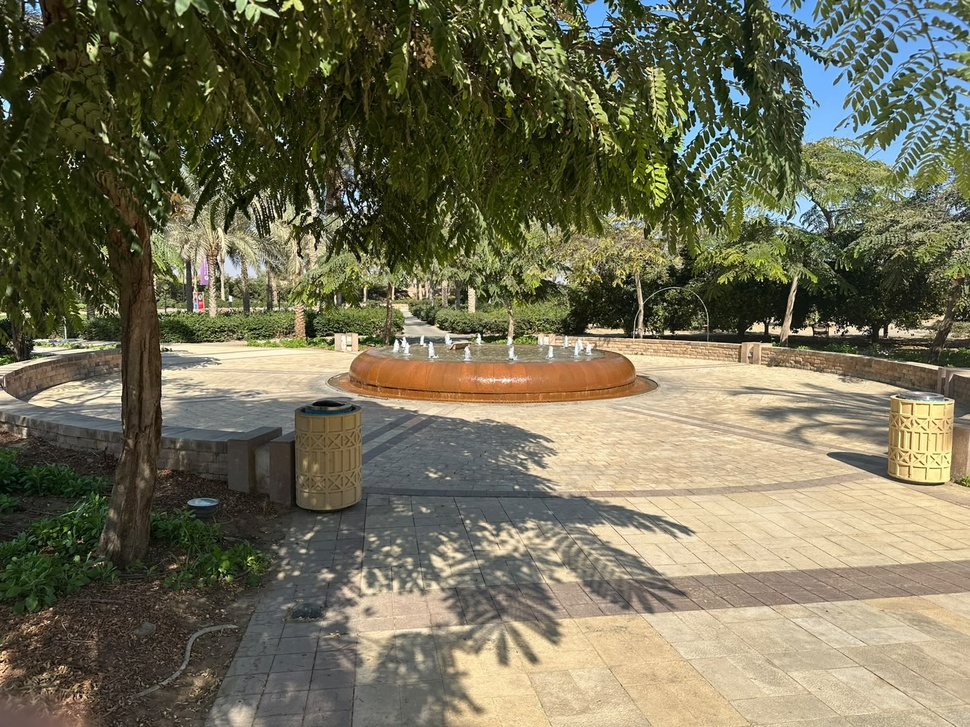
#> input picture OriginalImages/1_10.jpeg, 970 x 727 px, shrunk from 1600 x 1200 before the run
$ python -i harris.py   (imports and definitions only)
#> lines starting #> are read from the running program, lines starting #| are printed output that depends on the picture
#> further down, picture is the input picture: shape (727, 970, 3); mean B, G, R 86.7, 111.3, 114.6
import cv2
import numpy as np


def detect_harris(img, max_points=1000, block=2, ksize=3, k=0.04):
#> called with max_points = 1000, block = 2, ksize = 3, k = 0.04
    gray = np.float32(cv2.cvtColor(img, cv2.COLOR_BGR2GRAY))
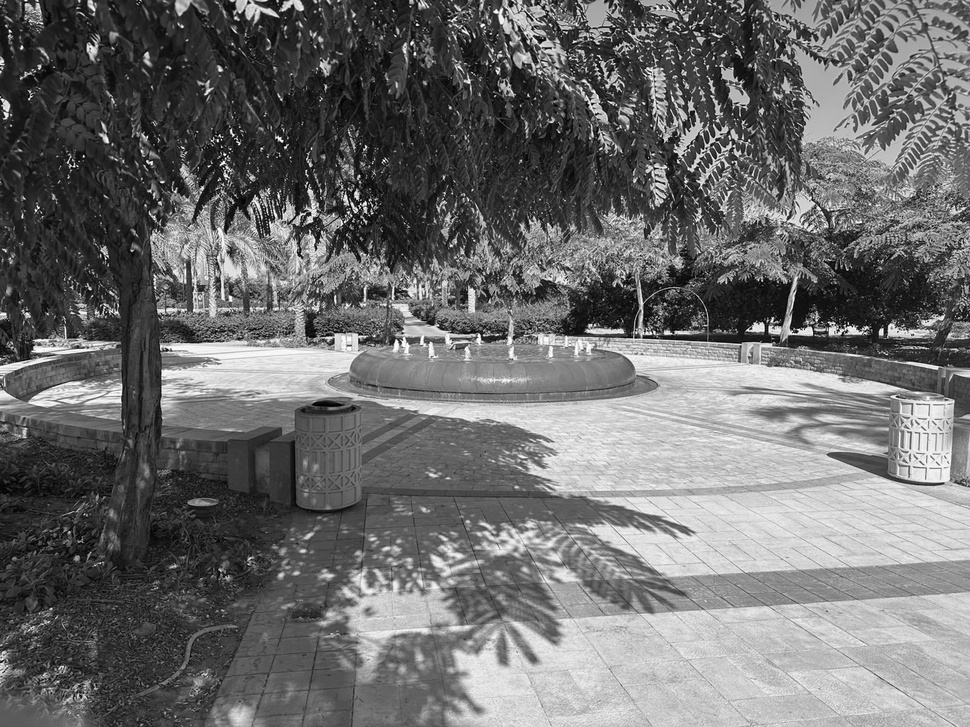
#> gray: shape (727, 970) float32; min 0, max 255, mean 109.5
    response = cv2.cornerHarris(gray, block, ksize, k)
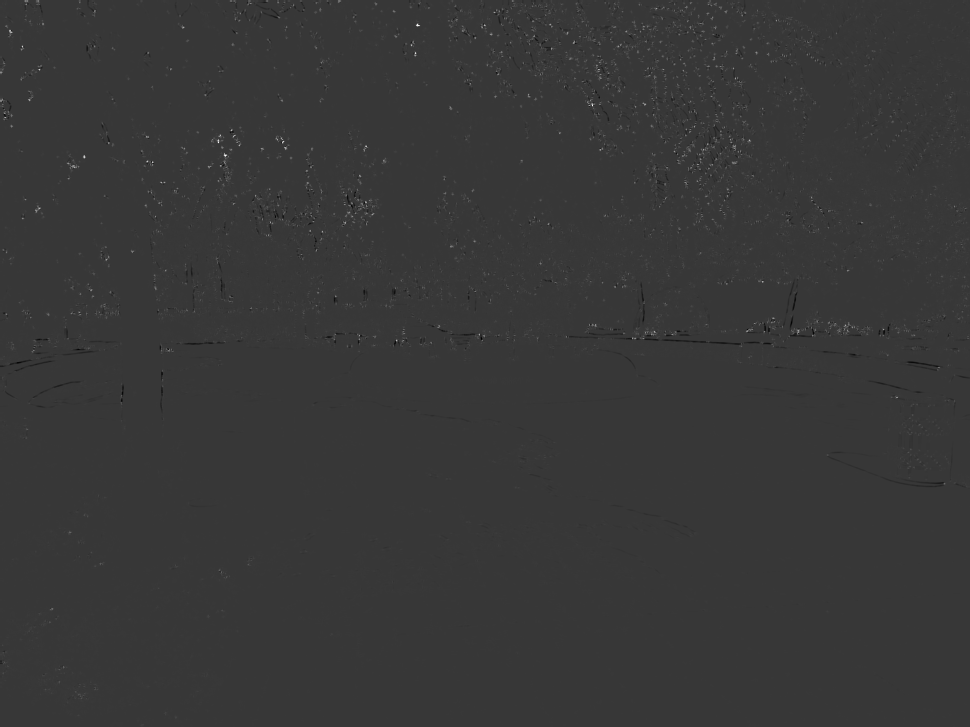
#> response: shape (727, 970) float32; min -57384784, max 204154672, mean 324593.9; drawn with min black and max white
    # keep only local maxima above a fraction of the strongest corner
    local_max = response == cv2.dilate(response, np.ones((5, 5), np.uint8))
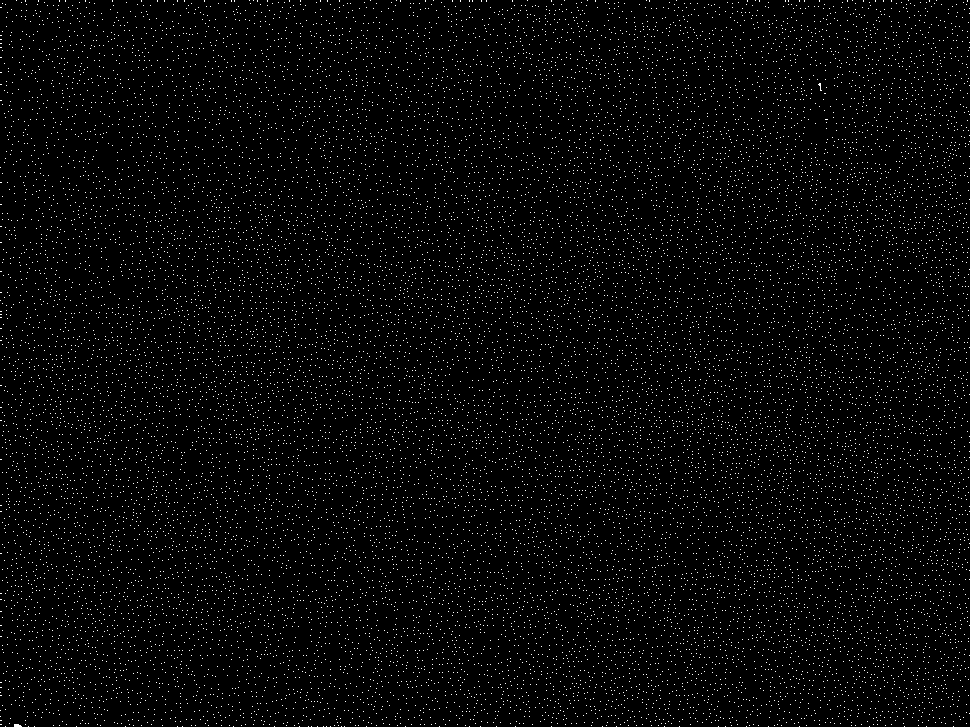
#> local_max: shape (727, 970) bool; 2.5% white in thin lines or dots
    keep = local_max & (response > 0.01 * response.max())
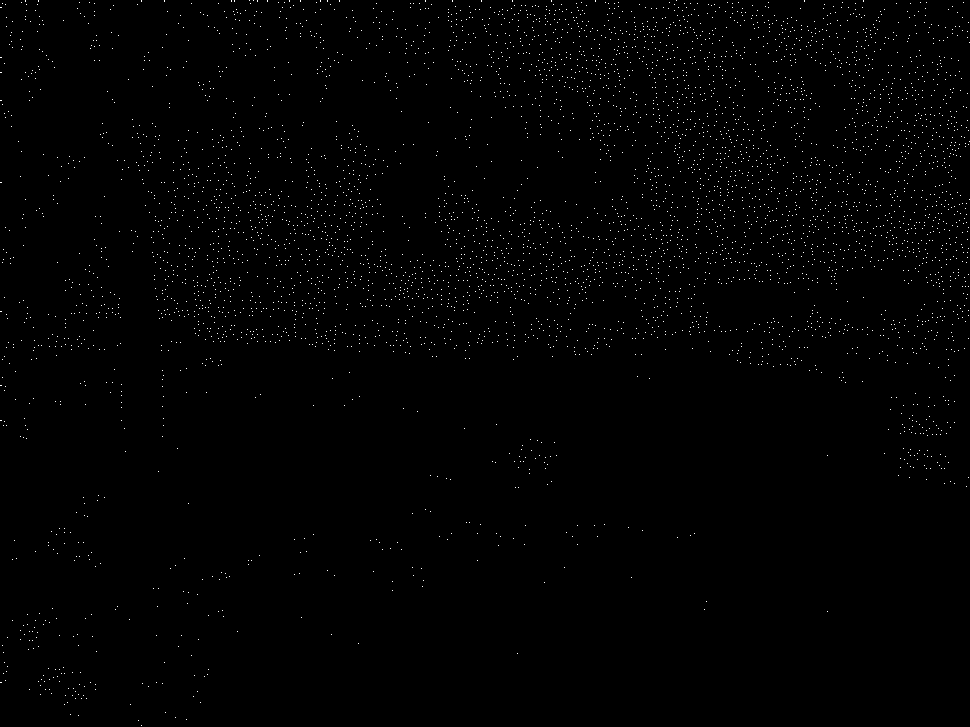
#> keep: shape (727, 970) bool; 0.72% white in thin lines or dots
    ys, xs = np.nonzero(keep)
#> ys = 5049 values from 0 to 725; xs = 5049 values, max 969 at index 631, min 0 at index 112, mean 544.7
    order = np.argsort(-response[ys, xs])[:max_points]
#> order = 1000 values, max 5036 at index 975, min 0 at index 154, mean 1906.8
    return np.stack([xs[order], ys[order]], axis=1).astype(np.float32)


def draw_points(img, points, color=(0, 0, 255)):
    out = img.copy()
    for x, y in points:
        cv2.circle(out, (int(x), int(y)), 3, color, 1)
    return out

>>> import cv2
>>> picture = cv2.imread('../OriginalImages/1_10.jpeg')
>>> result = detect_harris(picture)
#> result = 1000 pairs, first value 0 to 965, second value 0 to 698

$ run again, on OriginalImages/1_11.jpeg
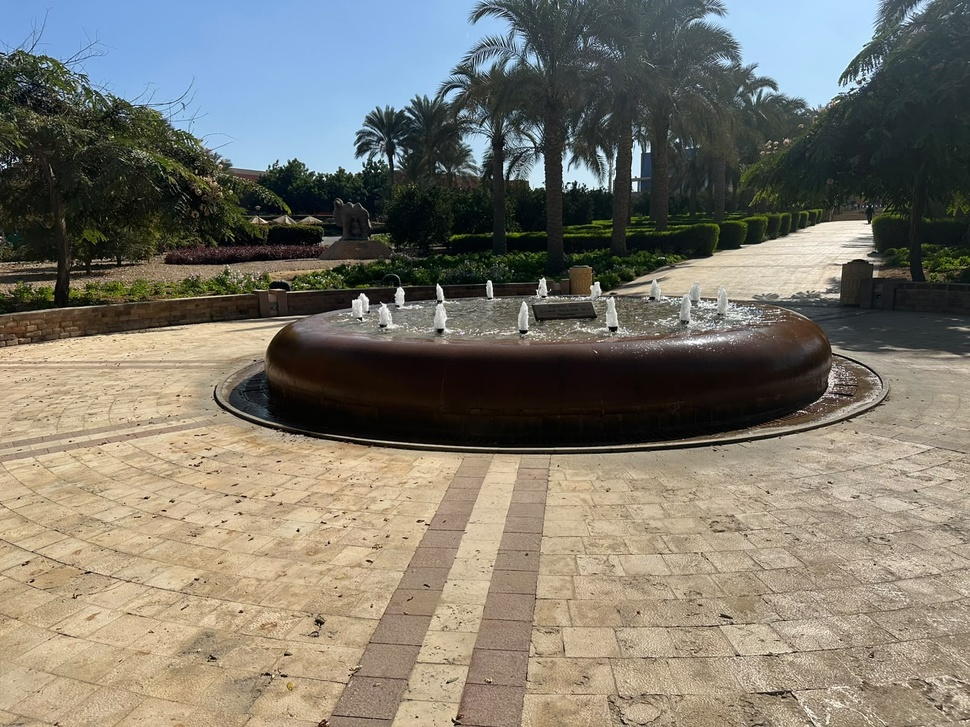
#> input picture OriginalImages/1_11.jpeg, 970 x 727 px, shrunk from 1600 x 1200 before the run
#> picture is the input picture: shape (727, 970, 3); mean B, G, R 108.6, 119.6, 123.6
#> in detect_harris, `local_max = response == cv2.dilate(response, np.ones((5, 5), np.uint8))`:
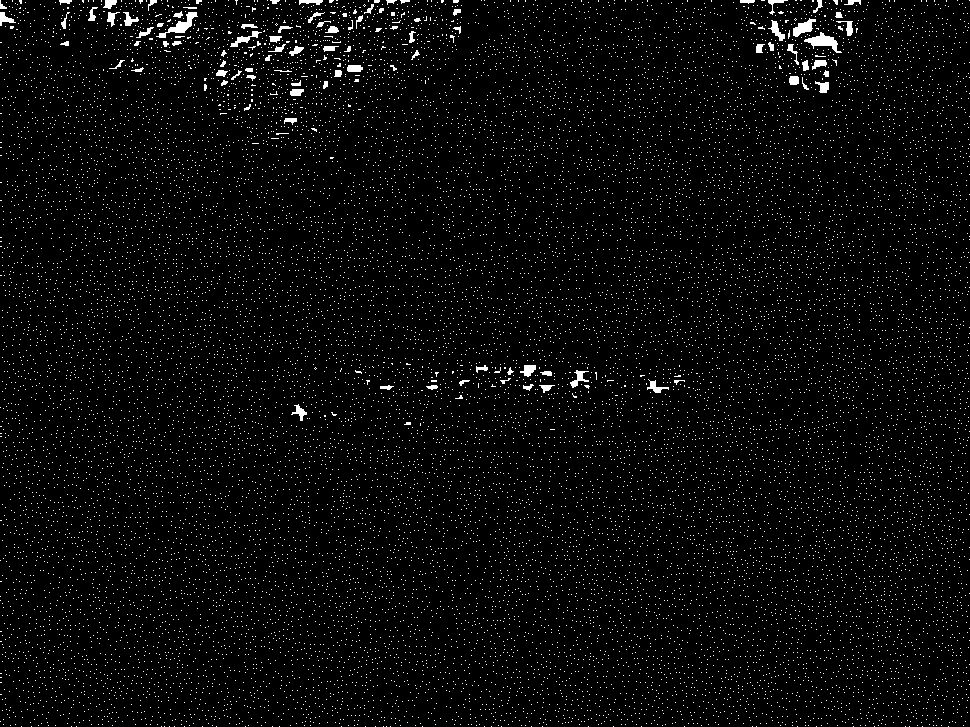
#> local_max: shape (727, 970) bool; 3.4% white in thin lines or dots
#> in detect_harris, `keep = local_max & (response > 0.01 * response.max())`:
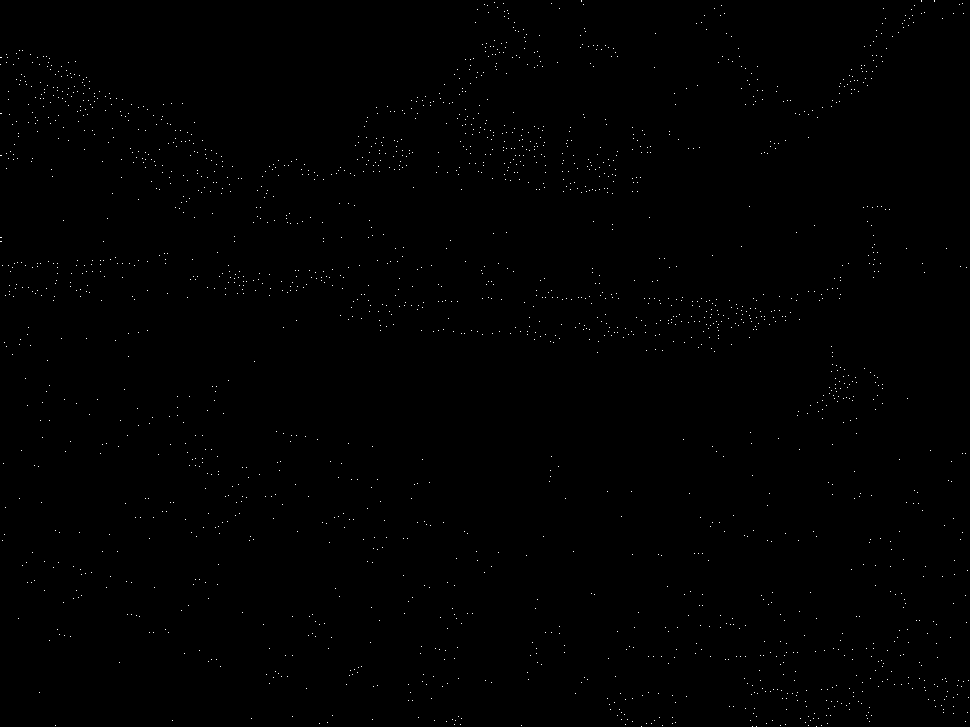
#> keep: shape (727, 970) bool; 0.29% white in thin lines or dots
#> ys = 2077 values from 0 to 726; xs = 2077 values, max 968 at index 1906, min 0 at index 121, mean 484.4
#> order = 1000 values, max 2071 at index 585, min 15 at index 652, mean 961.4
#> result = 1000 pairs, first value 0 to 967, second value 5 to 725

$ run again, on OriginalImages/1_12.jpeg
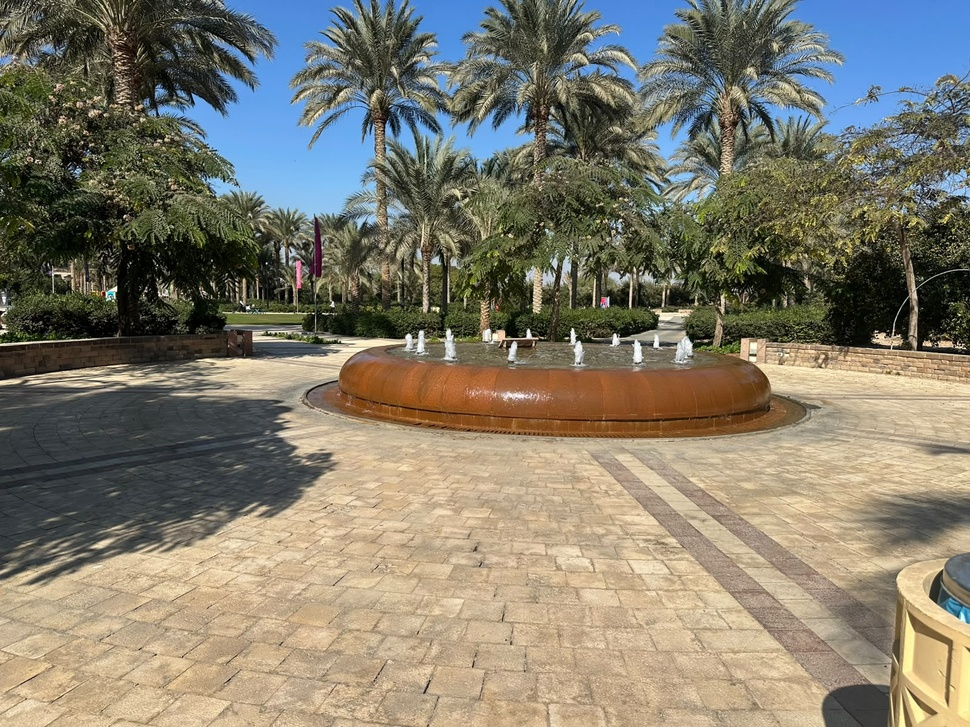
#> input picture OriginalImages/1_12.jpeg, 970 x 727 px, shrunk from 1600 x 1200 before the run
#> picture is the input picture: shape (727, 970, 3); mean B, G, R 108.7, 124.3, 129.4
#> in detect_harris, `local_max = response == cv2.dilate(response, np.ones((5, 5), np.uint8))`:
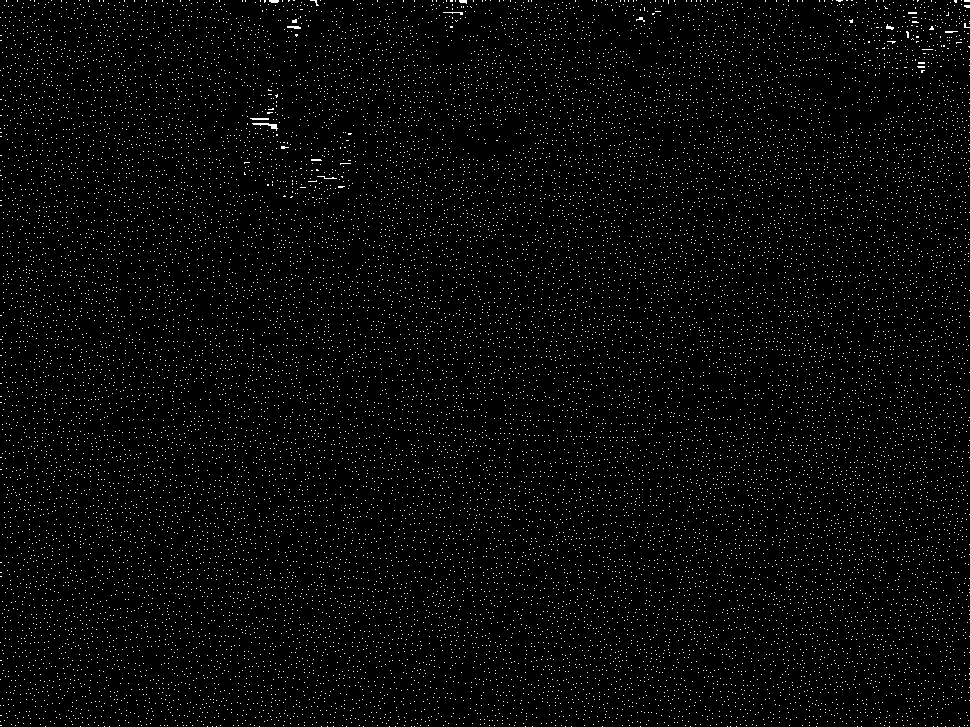
#> local_max: shape (727, 970) bool; 2.7% white in thin lines or dots
#> in detect_harris, `keep = local_max & (response > 0.01 * response.max())`:
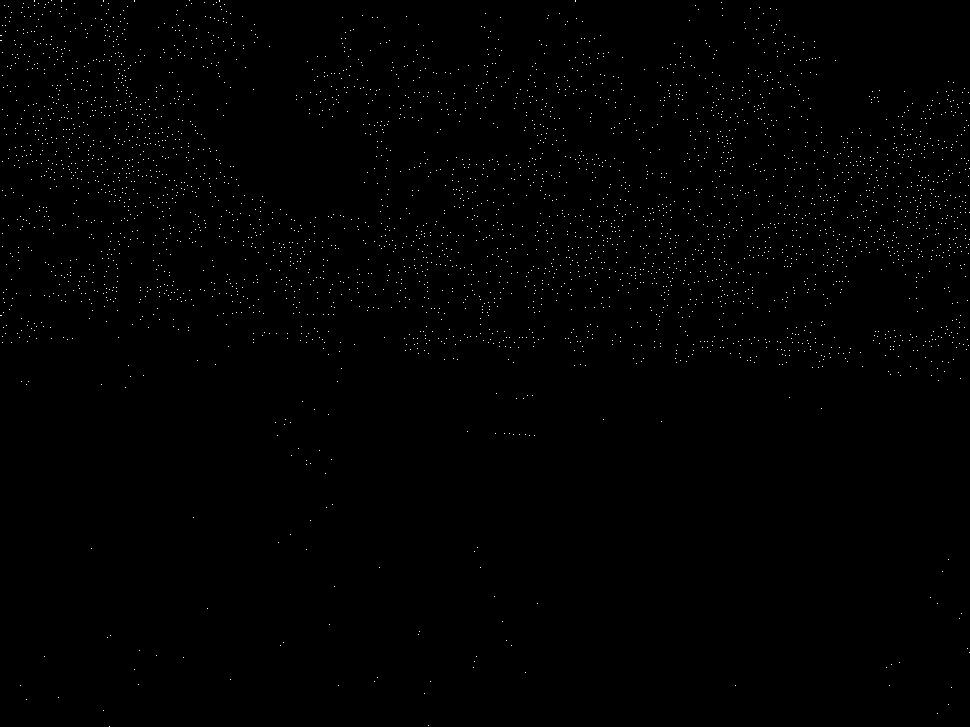
#> keep: shape (727, 970) bool; 0.51% white in thin lines or dots
#> ys = 3592 values from 0 to 726; xs = 3592 values, max 969 at index 718, min 0 at index 158, mean 484
#> order = 1000 values, max 3590 at index 752, min 4 at index 183, mean 2058.4
#> result = 1000 pairs, first value 0 to 969, second value 0 to 725

$ run again, on OriginalImages/1_13.jpeg
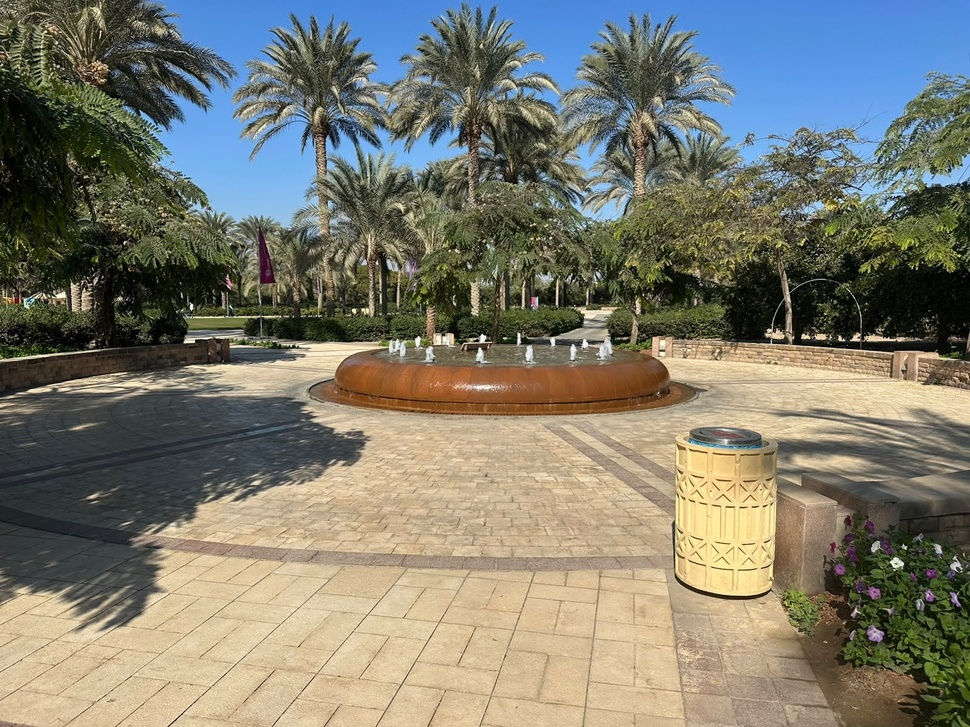
#> input picture OriginalImages/1_13.jpeg, 970 x 727 px, shrunk from 1600 x 1200 before the run
#> picture is the input picture: shape (727, 970, 3); mean B, G, R 110.7, 123.9, 124.9
#> in detect_harris, `local_max = response == cv2.dilate(response, np.ones((5, 5), np.uint8))`:
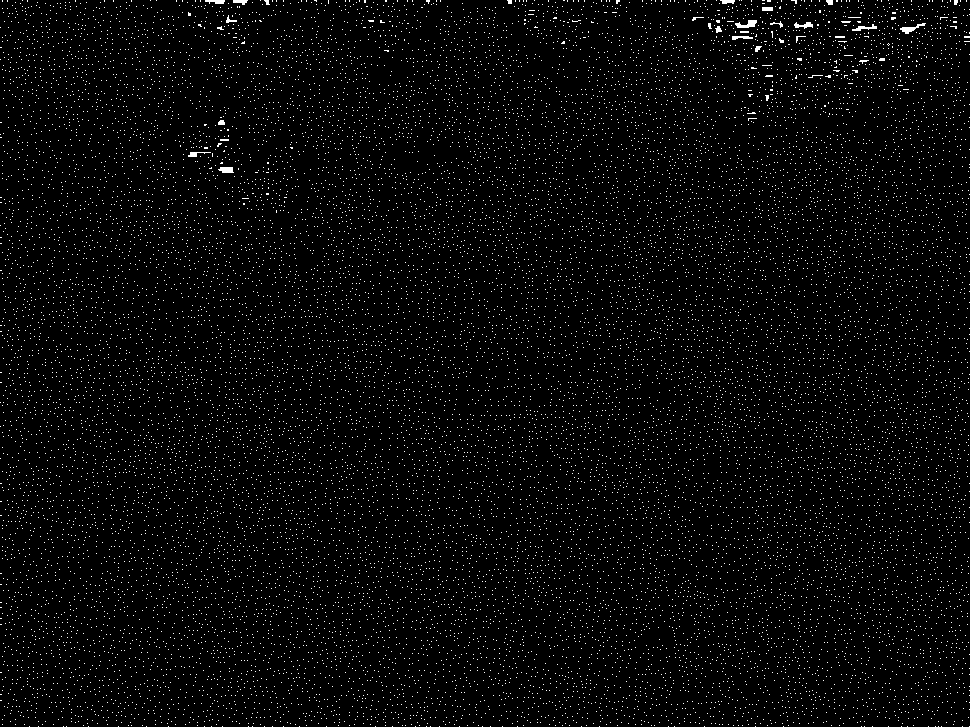
#> local_max: shape (727, 970) bool; 2.8% white in thin lines or dots
#> in detect_harris, `keep = local_max & (response > 0.01 * response.max())`:
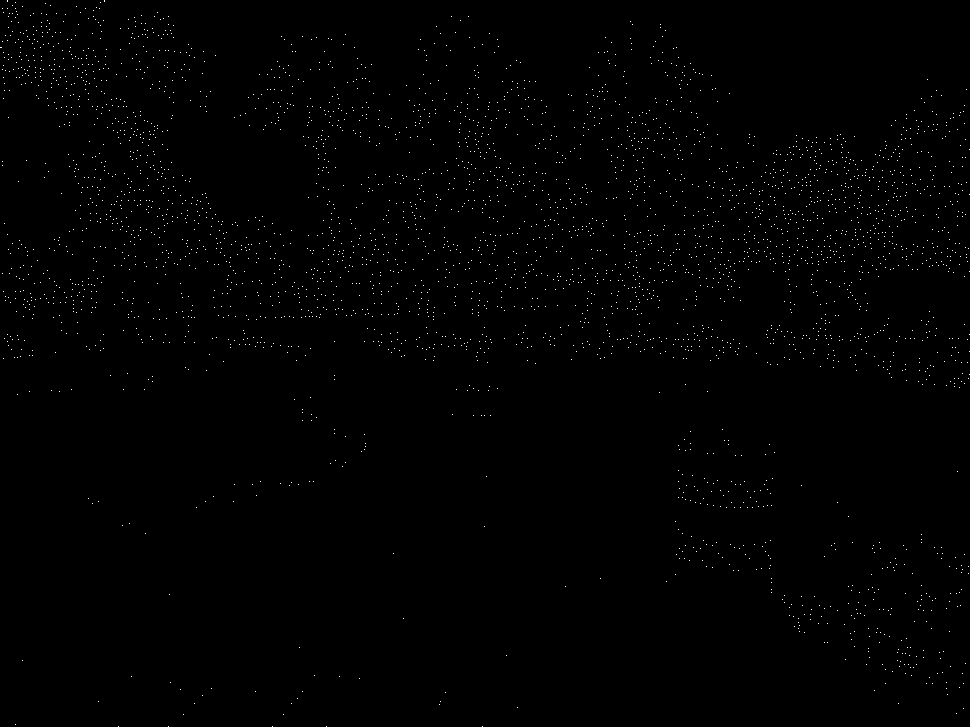
#> keep: shape (727, 970) bool; 0.52% white in thin lines or dots
#> ys = 3683 values from 0 to 726; xs = 3683 values, max 969 at index 935, min 0 at index 158, mean 505.2
#> order = 1000 values, max 3679 at index 258, min 7 at index 499, mean 2091.9
#> result = 1000 pairs, first value 2 to 968, second value 5 to 726
